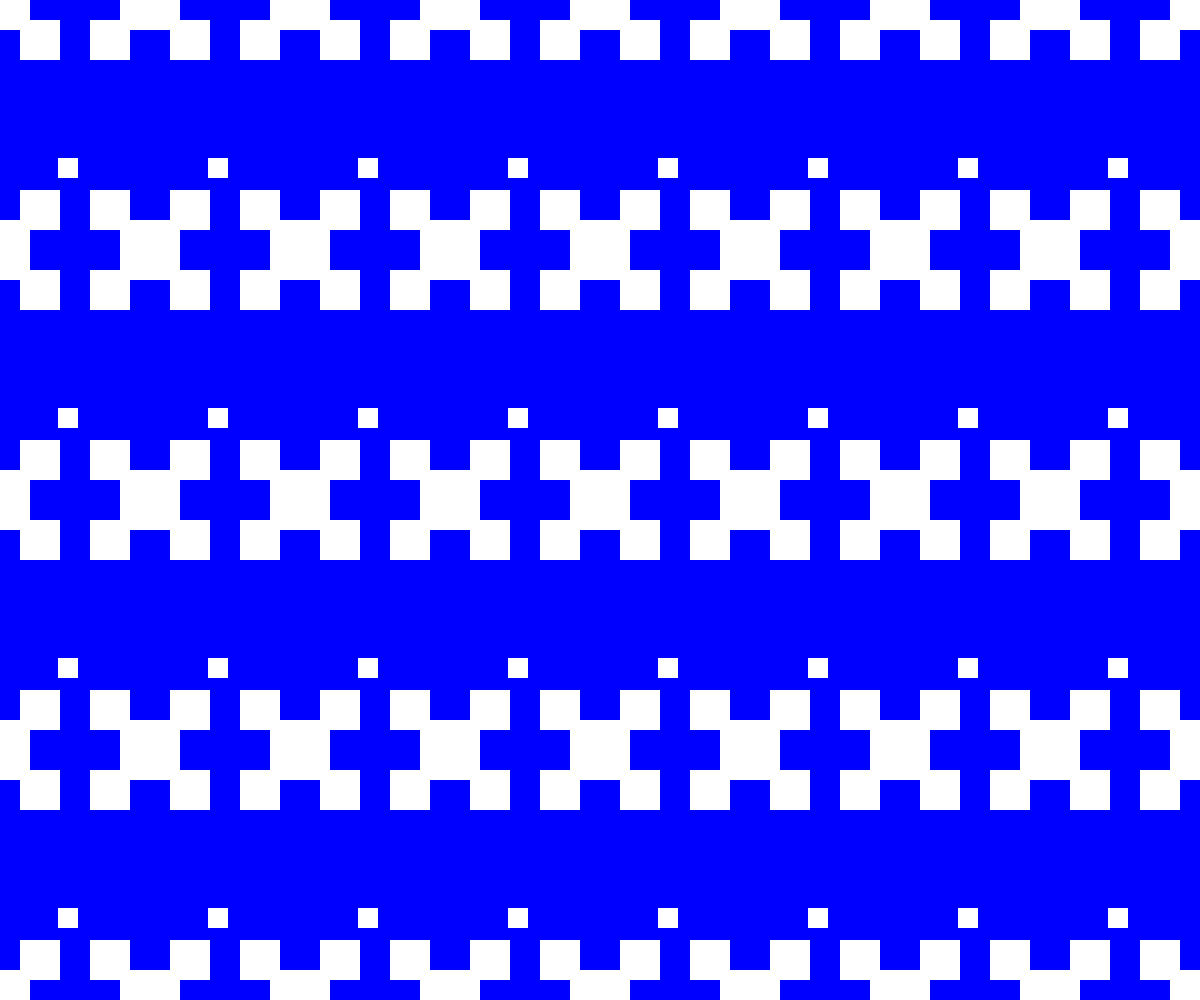
Frame 1 (no input)
Frame 60 (no input): identical to frame 1, image omitted
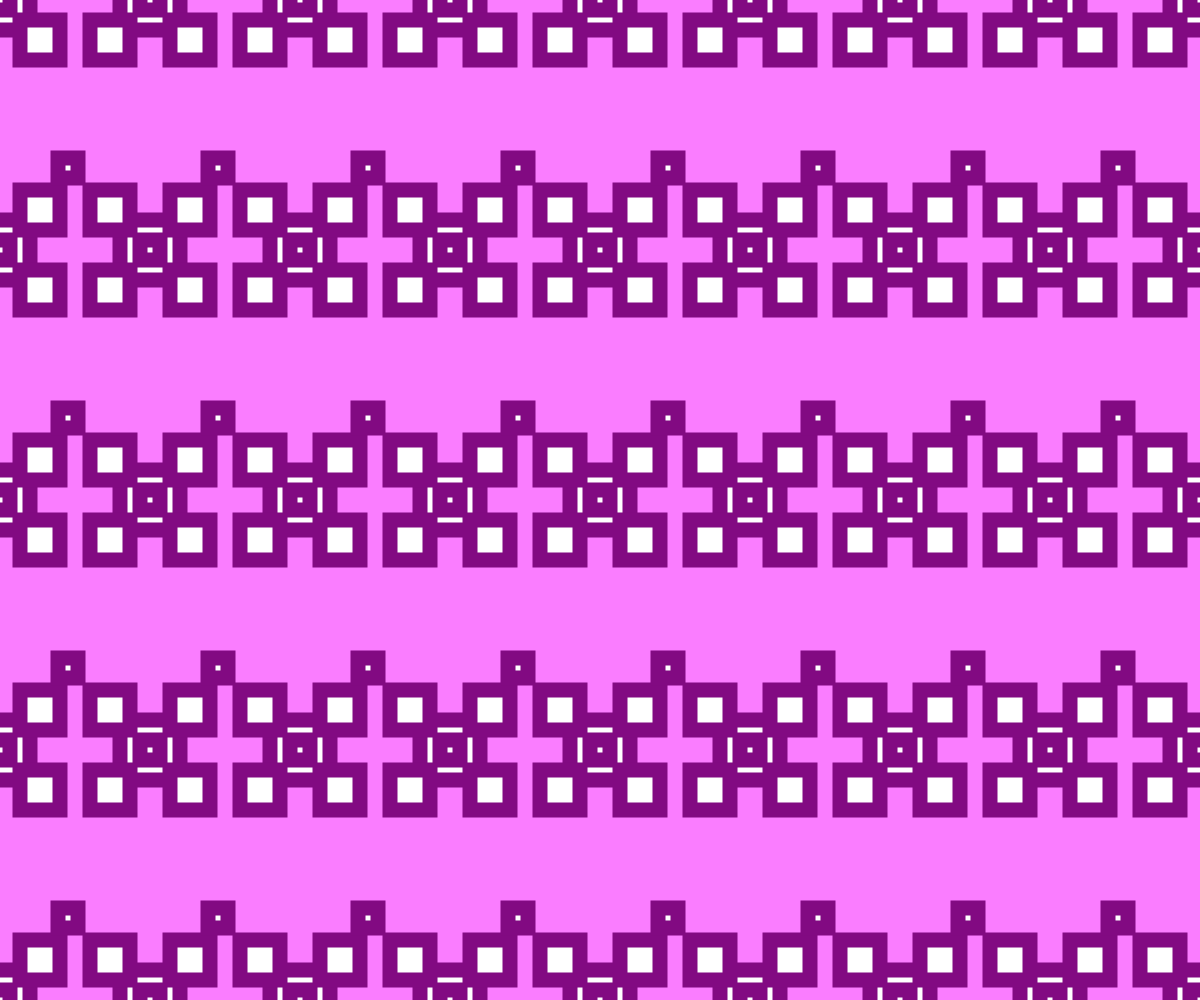
Frame 120 (the mouse pressed at the canvas centre since frame 60)

The p5.js sketch that drew these frames (run headless with seeded random() and noise() and a simulated clock; from frame 60 on, the mouse is pressed at the canvas centre):

// p5.js sketch
// ── sketch.js
var myPattern = 4;

function setup() {
  createCanvas(windowWidth, windowHeight);
  rectMode(CENTER);
}

function draw() {
  background(mouseY / 2, mouseY / 4, 255);

  for (var tileY = 0; tileY <= myPattern; tileY++) {
    for (var tileX = 0; tileX <= 400; tileX++) {
      var posX = windowWidth / 8 * tileX;
      var posY = windowHeight / 4 * tileY;

      strokeWeight(mouseX / 40);
      stroke(255 - mouseY / 4, 10, 255 - mouseY / 4);
      fill(255);

      rect(posX - 82, posY - 82, 20, 20);
      rect(posX, posY, 60, 60);
      rect(posX, posY, 20, 20);
      rect(posX + 40, posY + 40, 40, 40);
      rect(posX - 40, posY - 40, 40, 40);
      rect(posX + 40, posY - 40, 40, 40);
      rect(posX - 40, posY + 40, 40, 40);
    }
  }
}

function windowResized(){
  resizeCanvas(windowWidth,windowHeight);
}

// ── Fading.js
var colorS = ['#ffdedb', '#ffa6b3', '#aca0de', '#839dd4', '#6075db'];
// set the color list of the stroke


function setup() {
  createCanvas(windowWidth, windowHeight);
  background('#5a05e3');
  noFill();

  for (var x = -25; x <= windowWidth; x += 15) {
    for (var y = -25; y <= windowHeight; y += 20) {

      var index = floor(random() * colorS.length);
      var colorHex = colorS[index];
      stroke(color(colorHex));
      strokeWeight(5);

      arc(x, y, 10, 200, PI - QUARTER_PI, -PI);

    }

  }

}

function draw() {
  noStroke();
  if (mouseIsPressed) {
    fill(90, 5, 227,180);
  } else {
    fill(90, 5, 227,20);
  }
  ellipse(mouseX, mouseY, 50, 50);
}

function windowResized() {

  resizeCanvas(windowWidth, windowHeight);
}
